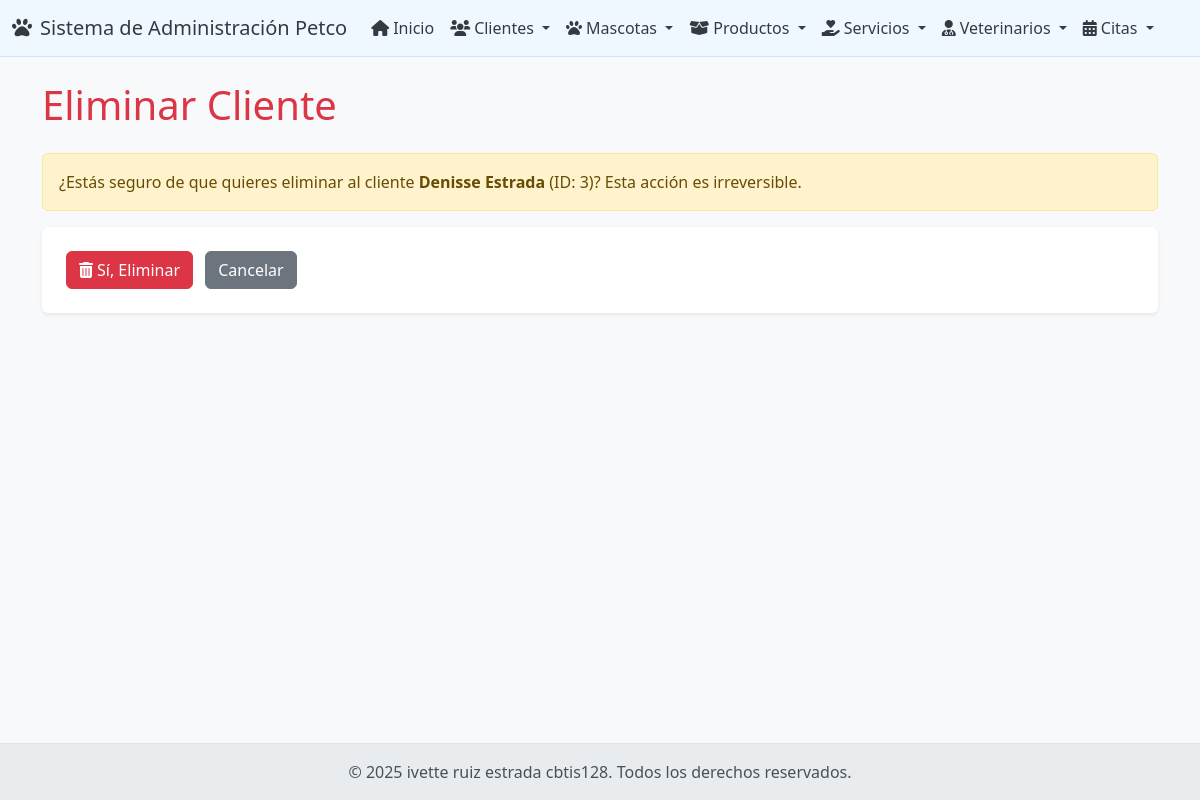
/clientes/borrar/3/, run on the app's committed database.
### app_Petco/models.py (models this page shows, shortened)
class Cliente(models.Model):
    cliente_id = models.AutoField(primary_key=True)
    nombre = models.CharField(max_length=100)
    apellido = models.CharField(max_length=100)
    email = models.EmailField(max_length=100, unique=True)
    telefono = models.CharField(max_length=20, blank=True, null=True)
    direccion = models.CharField(max_length=255, blank=True, null=True)

### app_Petco/views.py (the view)
# urls.py: path('clientes/borrar/<int:pk>/', views.borrar_cliente, name='borrar_cliente'),
def borrar_cliente(request, pk):
    cliente = get_object_or_404(Cliente, pk=pk)
    if request.method == 'POST':
        cliente.delete()
        return redirect('ver_clientes')
    context = {'cliente': cliente}
    return render(request, 'cliente/borrar_cliente.html', context)

### app_Petco/templates/cliente/borrar_cliente.html (shortened to what this page needs)
{% extends 'base.html' %}
{% block contenido %}
    <h1 class="mb-4 text-danger">Eliminar Cliente</h1>
    <div class="alert alert-warning" role="alert">
        ¿Estás seguro de que quieres eliminar al cliente <strong>{{ cliente.nombre }} {{ cliente.apellido }}</strong> (ID: {{ cliente.cliente_id }})?
        Esta acción es irreversible.
    </div>
    <form method="post" action="{% url 'borrar_cliente' cliente.cliente_id %}" class="bg-white p-4 rounded shadow-sm">
        <button type="submit" class="btn btn-danger me-2"><i class="fas fa-trash-alt me-1"></i>Sí, Eliminar</button>
        <a href="{% url 'ver_clientes' %}" class="btn btn-secondary">Cancelar</a>
    </form>
{% endblock %}

### app_Petco/templates/base.html (style rules this page uses)
body { display: flex; flex-direction: column; min-height: 100vh; background-color: #f8f9fa; }

### data on the page
Cliente: nombre "Denisse", apellido "Estrada", cliente_id "3"
